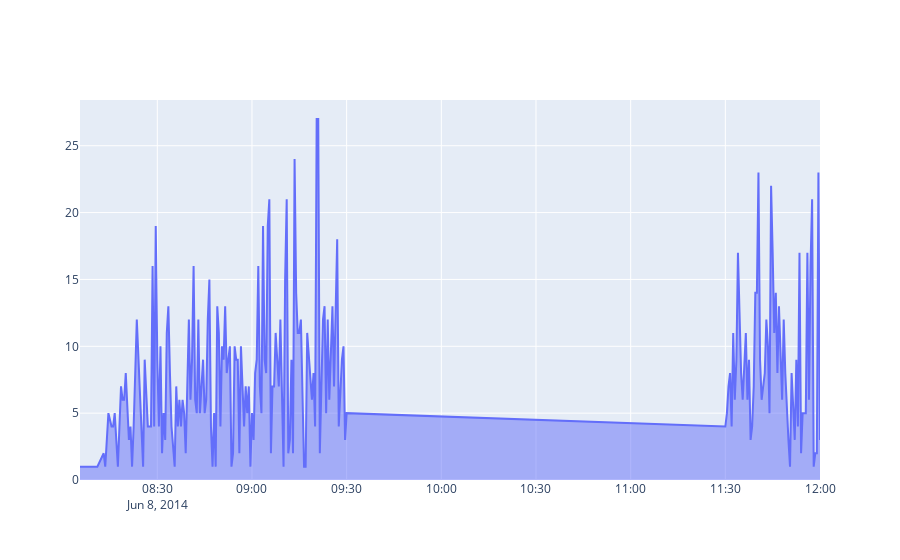

Source (notebook cell):
### Code cell
fig = go.Figure(go.Scatter(x=frequency_moves_sun_df_filtered_pavilion['ten_min'], 
               y=frequency_moves_sun_df_filtered_pavilion['Calls'], 
               mode='lines', name='Sunday', 
               fill='tozeroy',))
fig.show()

### Figure 1 — Plotly figure (JSON) as saved in the notebook; plotly's stock layout.template omitted (floating-point values rounded to 4 significant figures; data arrays with more than 128 entries replaced by an {"elided": "..."} marker saying what was removed)
{"data": [{"fill": "tozeroy", "mode": "lines", "name": "Sunday", "type": "scatter", "x": {"elided": "195 str values"}, "y": {"elided": "195 int values"}}], "layout": {}}
